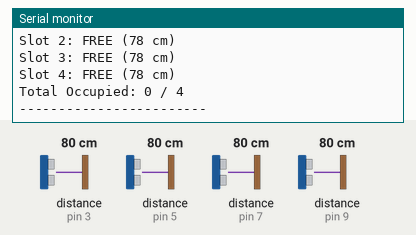
This sketch was run on a simulated Arduino Uno, built with avr-gcc and run on an emulated ATmega328P. Shown: the last lines printed to the serial monitor. Wiring (inferred from the names in the program): 4 × ultrasonic range finder: trigger pin 2, echo pin 3 / trigger pin 4, echo pin 5 / trigger pin 6, echo pin 7 / trigger pin 8, echo pin 9. The test bench sets the inputs (shaded band); at power-on: distance to the obstacle (sensors on pin 3, pin 5, pin 7, pin 9) 80 cm. The echo pulse lasts 58.3 µs per cm.

Above: at 2.0 s.
2.1 s: distance to the obstacle (sensor on pin 3) set to 2 cm
At 3.5 s:
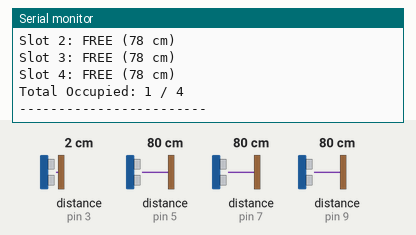
5.1 s: distance to the obstacle (sensor on pin 5) set to 2 cm
At 6.7 s:
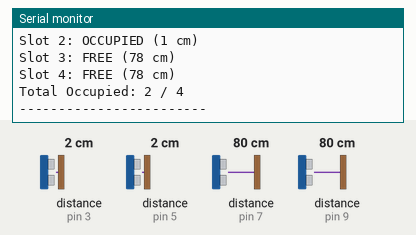
6.8 s: distance to the obstacle (sensor on pin 7) set to 2 cm
At 8.1 s:
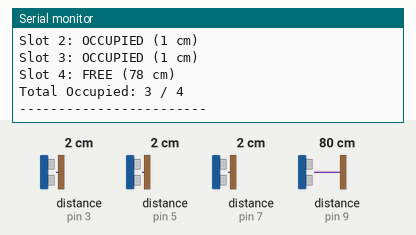
8.5 s: distance to the obstacle (sensor on pin 9) set to 2 cm
At 9.2 s:
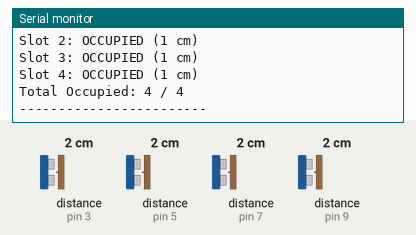
10.2 s: distance to the obstacle (sensor on pin 3) set to 4 cm
14.7 s: distance to the obstacle (sensor on pin 5) set to 4 cm
Timing chart, 0 to 17.4 s (numbered marks = the images above; inputs shaded):
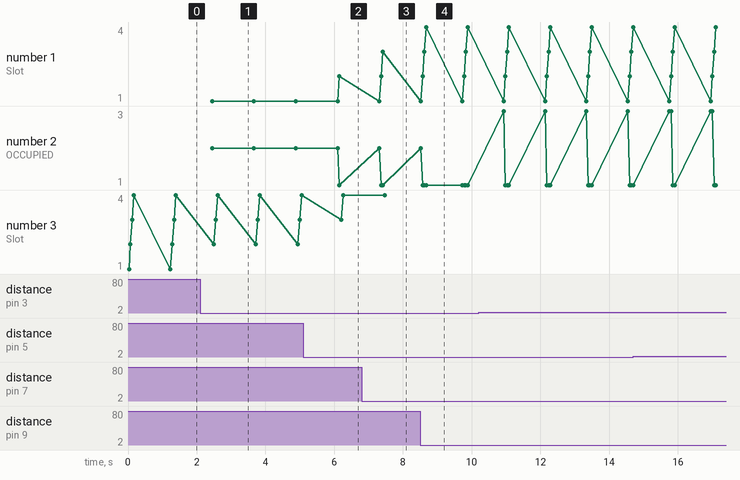

The sketch:

Smart-Parking-System.ino
```cpp
const int NUM_SLOTS = 4;
int trigPins[NUM_SLOTS] = {2, 4, 6, 8};
int echoPins[NUM_SLOTS] = {3, 5, 7, 9};

const int OCCUPIED_THRESHOLD_CM = 10;

bool slotOccupied[NUM_SLOTS];

void setup() {
  Serial.begin(9600);

  for (int i = 0; i < NUM_SLOTS; i++) {
    pinMode(trigPins[i], OUTPUT);
    pinMode(echoPins[i], INPUT);
    digitalWrite(trigPins[i], LOW);
  }

  Serial.println("Smart Parking System Initialized...");
}

void loop() {
  int occupiedCount = 0;

  for (int i = 0; i < NUM_SLOTS; i++) {
    long distance = readDistanceCM(trigPins[i], echoPins[i]);
    slotOccupied[i] = (distance > 0 && distance <= OCCUPIED_THRESHOLD_CM);

    Serial.print("Slot ");
    Serial.print(i + 1);
    Serial.print(": ");
    Serial.print(slotOccupied[i] ? "OCCUPIED" : "FREE");
    Serial.print(" (");
    Serial.print(distance);
    Serial.println(" cm)");

    if (slotOccupied[i]) occupiedCount++;
    delay(50);
  }

  Serial.print("Total Occupied: ");
  Serial.print(occupiedCount);
  Serial.print(" / ");
  Serial.println(NUM_SLOTS);
  Serial.println("------------------------");

  delay(1000); // Refresh interval
}

long readDistanceCM(int trigPin, int echoPin) {
  digitalWrite(trigPin, LOW);
  delayMicroseconds(2);
  digitalWrite(trigPin, HIGH);
  delayMicroseconds(10);
  digitalWrite(trigPin, LOW);

  long duration = pulseIn(echoPin, HIGH, 30000); // 30ms timeout
  if (duration == 0) return -1; // No echo received (out of range/error)

  long distance = duration * 0.034 / 2; // Speed of sound conversion
  return distance;
}
```

Measured:
- after the input at 2.1 s, the serial monitor: prints a new line after 0.35 s (image 1)
- after the input at 5.1 s, the serial monitor: prints a new line after 1.1 s (image 2)
- after the input at 6.8 s, the serial monitor: prints a new line after 0.62 s (image 3)
- after the input at 8.5 s, the serial monitor: prints a new line after 0.18 s (image 4)
